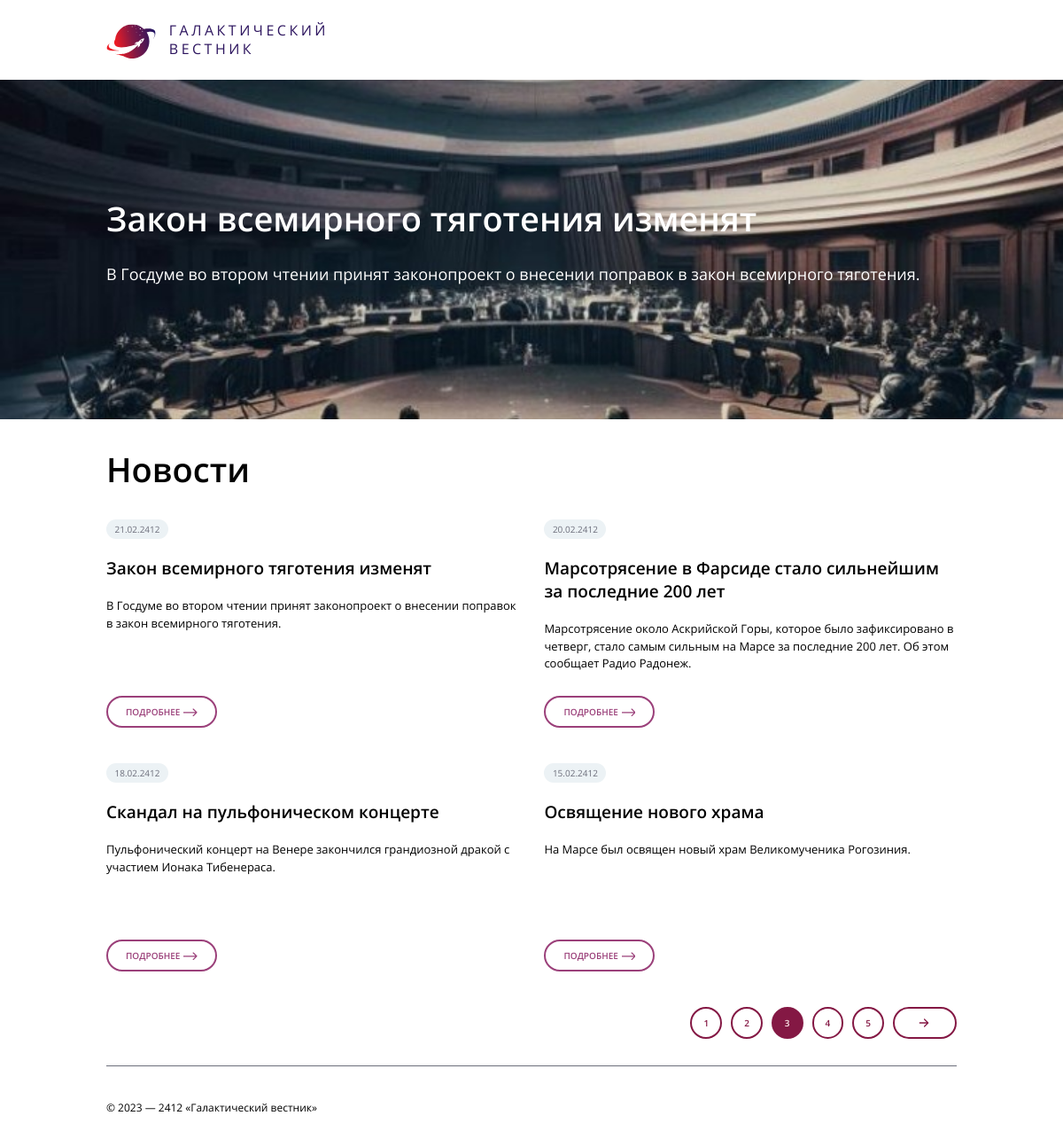
/?page-nr=3, run on the app's committed database.
### tables this page shows
CREATE TABLE `news` (
  `id` int(11) unsigned NOT NULL AUTO_INCREMENT,
  `date` datetime NULL DEFAULT NULL,
  `title` varchar(250) NOT NULL DEFAULT '',
  `announce` text NULL DEFAULT NULL,
  `content` text NULL DEFAULT NULL,
  `image` varchar(250) NOT NULL DEFAULT '',
  PRIMARY KEY (`id`),
  KEY `id` (`id`),

  KEY `idx_news_date` (`date`));

### index.php (the view, shortened to what this page needs)
<!DOCTYPE html>
<html lang="ru">
<head>
    <link rel="stylesheet" href="css/reset.css">
    <link rel="stylesheet" href="css/style.css">
</head>
<?php
    if(isset($_GET['page-nr'])){
        $id = $_GET['page-nr'];
    }else{
        $id = 1;
    }
    require_once "db.php";
    $news_per_page = 4;
    $offset = ($id - 1) * $news_per_page;
    $query = "SELECT * FROM `news` ORDER BY `date` DESC LIMIT 1 OFFSET $offset";
    $result = mysqli_query($connect, $query);
    $first_news = mysqli_fetch_assoc($result);
?>
<body id = "<?=$id?>">
    <div class="wrapper">
        <header class="header">
            <div class="header-wrapper">
                <div class="header_logo">
                    <a href="index.php" class="header_logo-link">
                        <img src="./img/svgs/logo.svg" alt="ГАЛАКТИЧЕСКИЙ ВЕСТНИК" class="header_logo-pic">
                    </a>
                </div>
                ГАЛАКТИЧЕСКИЙ<br>ВЕСТНИК
            </div>
        </header>
        <main class="main">
            <section class="intro" style="background-image: url(img/<?php echo $first_news['image'];?>);">
                    <h1 class="intro_title">
                        <?php echo $first_news['title']; ?>
                    </h1>
                    <h2 class="intro_subtitle">
                        <?php echo $first_news['announce']; ?>
                    </h2>
            </section>
            <h1 class="news_h1">Новости</h1>
            <section class="content">
                <?php
                    require_once "db.php";
                    $news_per_page = 4;
                    $records = $connect->query("SELECT * FROM `news`");
                    $nr_of_rows = $records->num_rows;
                    $pages = ceil($nr_of_rows / $news_per_page);
                    $pageNow = isset($_GET['page-nr']) ? $_GET['page-nr'] : 1;
                    $start = ($pageNow - 1) * $news_per_page;
                    $news = mysqli_query($connect, "SELECT * FROM `news` ORDER BY `date` DESC LIMIT $start, $news_per_page");
                    $news = mysqli_fetch_all($news);
                    require_once "news.php";
                ?>
                <div class="pagination">
                    <?php for($counter = 1; $counter <= $pages; $counter++){ ?>
                        <a href="?page-nr=<?=$counter?>" class="page-number<?= $counter == $pageNow ? ' active' : '' ?>"><?=$counter ?></a>
                    <?php } ?>
                    <?php if($pageNow < $pages){ ?>
                        <a href="?page-nr=<?php echo $_GET['page-nr'] + 1?>" class="next-page">
                        </a>
                    <?php } ?>
                </div>
            </section>
        </main>
        <footer class="footer">
            <hr class="line">
            <div class="footer_text">
            © 2023 — 2412 «Галактический вестник»
            </div>
        </footer>
    </div>
</body>
</html>

### news.php (shortened to what this page needs)
<?php
for ($i = 0; $i < count($news); $i++): ?>
    <div class="news_item" data-news-id="<?php echo $news[$i][0]; ?>" role="button">
        <p class="date">
            <?php
                $mysqldate = $news[$i][1];
                $phpdate = strtotime($mysqldate);
                $mysqldate = date('d.m.Y', $phpdate);
                print_r($mysqldate);
            ?>
        </p>
        <h2 class="news_title">
            <?php print_r($news[$i][2]); ?>
        </h2>
        <p class="news_subtitle">
            <?php print_r($news[$i][3]); ?>
        </p>
        <p class="details_button">
            Подробнее
        </p>
    </div>
<?php endfor; ?>

### css/style.css (style rules this page uses)
html { height: 100%; box-sizing: border-box; }
*, *::before, *::after { box-sizing: inherit; }
body { height: 100%; font-family: 'Open Sans'; font-style: normal; font-size: 14px; line-height: 1.2; font-weight: normal; color: black; }
.wrapper { max-width: 100%; min-height: 100%; display: flex; flex-direction: column; }
.header-wrapper { color: #2C145E; font-family: 'Open Sans'; font-size: 16px; font-style: normal; font-weight: 400; line-height: 132%; letter-spacing: 3.5px; text-transform: uppercase; display: flex; flex-wrap: wrap; align-items: flex-end; margin-top: 24px; margin-bottom: 24px; margin-left: 120px; }
.header_logo-link { margin-right: 15px; z-index: 2; }
.header_logo-pic { width: 55.8px; height: 39.6px; flex-shrink: 0; }
main { flex-grow: 1; }
.intro { width: 100%; height: 383px; z-index: 0; background-size: cover; background-position: center; padding-top: 99px; padding-bottom: 99px; background-color: #6C6E7B; }
.intro_title { color: #FFF; font-family: 'Open Sans'; font-size: 38px; font-style: normal; font-weight: 600; line-height: 140%; margin-top: 30.33px; margin-bottom: 22px; margin-left: 120px; margin-right: 120px; }
.intro_subtitle { color: #FFF; font-family: 'Open Sans'; font-size: 18px; font-style: normal; font-weight: 400; line-height: 160%; margin-left: 120px; }
.news_h1 { font-family: 'Open Sans'; font-size: 38px; font-style: normal; font-weight: 600; line-height: 140%; margin-top: 30px; margin-bottom: 30px; margin-left: 120px; margin-right: 120px; }
.content { display: flex; flex-wrap: wrap; width: 80%; column-gap: 3%; margin-left: 120px; margin-right: 120px; height: 615px; }
.news_item { width: 48.5%; height: 235px; align-self: flex-start; line-height: 1.5; cursor: pointer; outline: none; display: flex; flex-direction: column; font-family: 'Open Sans'; font-size: 13px; font-style: normal; margin-bottom: 40px; }
.date { color: var(--grey, #6C6E7B); width: 70px; font-family: Open Sans; font-size: 10px; font-style: normal; font-weight: 400; line-height: normal; display: flex; padding: 4px 12px; justify-content: center; align-items: center; gap: 10px; border-radius: 20px; background: var(--light-grey, #ECF2F5); }
.news_title { font-size: 19px; font-weight: 600; line-height: normal; margin-top: 20px; margin-bottom: 20px; }
.news_subtitle { font-weight: 400; line-height: 160%; }
.details_button { color: var(--brand-color, #9B407A); width: 125px; font-family: 'Open Sans'; font-size: 10px; font-style: normal; font-weight: 600; line-height: normal; text-transform: uppercase; display: flex; padding: 9px 20px; justify-content: center; align-items: center; gap: 4px; border-radius: 50px; border: 2px solid #9B407A; margin-top: auto; }
.pagination { display: flex; flex-wrap: wrap; width: 100%; margin-bottom: 40px; justify-content: flex-end; height: 30px; margin-top: auto; }
.page-number { display: flex; flex-direction: column; padding: 9px 13px; justify-content: center; align-items: center; gap: 10px; border-radius: 50px; border: 2px solid var(--brand-color, #841844); color: var(--brand-color, #841844); font-family: Open Sans; font-size: 10px; font-style: normal; font-weight: 600; line-height: normal; text-transform: uppercase; margin-left: 5px; margin-right: 5px; }
.next-page { display: flex; padding: 9px 26px; justify-content: center; align-items: center; gap: 10px; border-radius: 50px; border: 2px solid var(--brand-color, #841844); margin-left: 5px; }
.paginArrow { color: var(--brand-color, #841844); width: 16px; height: 14px; }
a.active { background-color: #841844; color: rgb(255, 238, 238); }
.footer { display: flex; flex-wrap: wrap; width: 80%; margin-left: 120px; }
.footer .line { width: 100%; background: #6C6E7B; height: 1px; }
.footer_text { font-family: 'Open Sans'; font-size: 12px; font-style: normal; font-weight: 400; margin-top: 40px; margin-bottom: 40px; }

### data on the page
news: image (picture), title "Закон всемирного тяготения изменят", announce "В Госдуме во втором чтении принят законопроект о внесении поправок в закон всемирного тяготения.", value "21.02.2412 Закон всемирного тяготения изменят В Госдуме во втором чтении принят законопроект о внесении поправок в закон всемирного тяготения."
news: value "20.02.2412 Марсотрясение в Фарсиде стало сильнейшим за последние 200 лет Марсотрясение около Аскрийской Горы, которое было зафиксировано в четверг, стало самым сильным на Марсе за последние 200 лет. Об этом сообщает Радио Радонеж."
news: value "18.02.2412 Скандал на пульфоническом концерте Пульфонический концерт на Венере закончился грандиозной дракой с участием Ионака Тибенераса."
news: value "15.02.2412 Освящение нового храма На Марсе был освящен новый храм Великомученика Рогозиния."
